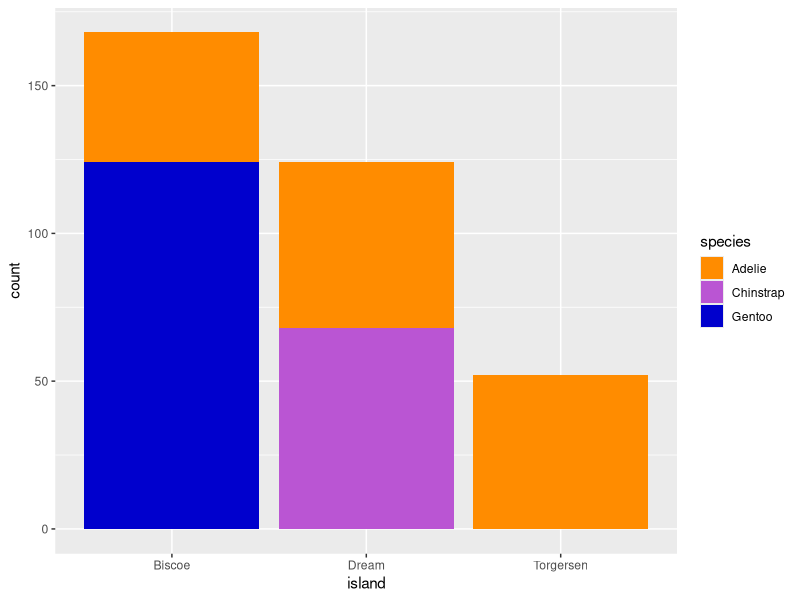

Generate this figure with R:
##Script de la práctica##

#Instalacion y carga de paquetes#
#install.packages("palmerpenguins")
library(palmerpenguins)
library(dplyr)
library(plyr)
library(ggplot2)

#Carga de los datos
data(package = "palmerpenguins", penguins)

##Ejercicio 1##

#Número de individuos totales, masculinos y femeninos por especie
penguins_sex <- penguins %>% 
  select(species, sex)%>% 
  dplyr::count(species)%>% 
  glimpse()

#La media, desviación estándar, valor mínimo y máximo de la longitud y profundidad del pico, 
#la longitud de la aleta y el tamaño

penguins_stats <- penguins %>%
  select(bill_length_mm, bill_depth_mm, flipper_length_mm, body_mass_g)%>% 
  summarise(mean_length = mean(bill_length_mm, na.rm = TRUE),
            sd_bill_length = sd(bill_length_mm, na.rm = TRUE),
            min_bill_length = min(bill_length_mm, na.rm = TRUE),
            max_bill_length = max(bill_length_mm, na.rm = TRUE),
            mean_bill_depth = mean(bill_depth_mm, na.rm = TRUE),
            sd_bill_depth = sd(bill_depth_mm, na.rm = TRUE),
            min_bill_depth = min(bill_depth_mm, na.rm = TRUE),
            max_bill_depth = max(bill_depth_mm, na.rm = TRUE),
            mean_flipper_length = mean(flipper_length_mm, na.rm = TRUE),
            sd_flipper_length = sd(flipper_length_mm, na.rm = TRUE),
            min_flipper_length = min(flipper_length_mm, na.rm = TRUE),
            max_flipper_length = max(flipper_length_mm, na.rm = TRUE),
            mean_body_mass = mean(body_mass_g, na.rm = TRUE),
            sd_body_mass = sd(body_mass_g, na.rm = TRUE),
            min_body_mass = min(body_mass_g, na.rm = TRUE),
            max_body_mass = max(body_mass_g, na.rm = TRUE)) %>%
  glimpse()

##Ejercicio 2##

#Un gráfico de barras que represente el número de individuos muestreados de cada especie en cada isla,
#representando las especies en diferentes colores (chinstrap – morado, gentoo – azul, adelie – naranja)

graf_stats <- penguins %>% 
  select(species, island) 

ggplot(data=graf_stats) +
  geom_bar(aes(x=island, fill=species)) +
  scale_fill_manual(values=c("darkorange", "mediumorchid", "mediumblue"))

summary(graf_stats)
#Contesta a las siguientes preguntas: ¿qué especie se ha muestreado en las tres islas? 

print("La especie Adelie se ha muestreado en las tres islas")

#¿cuántos individuos se han muestreado de la isla Dream?

print("En la isla de dream se han muestreado 124 individuos")
